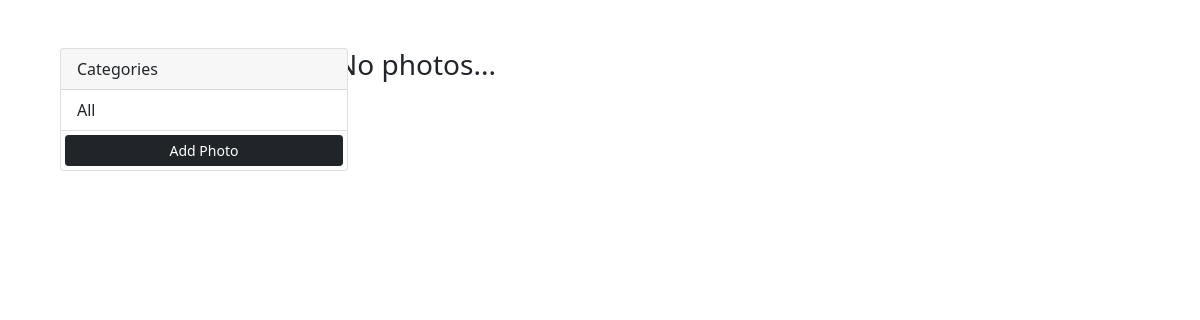
The app's page /, older data.
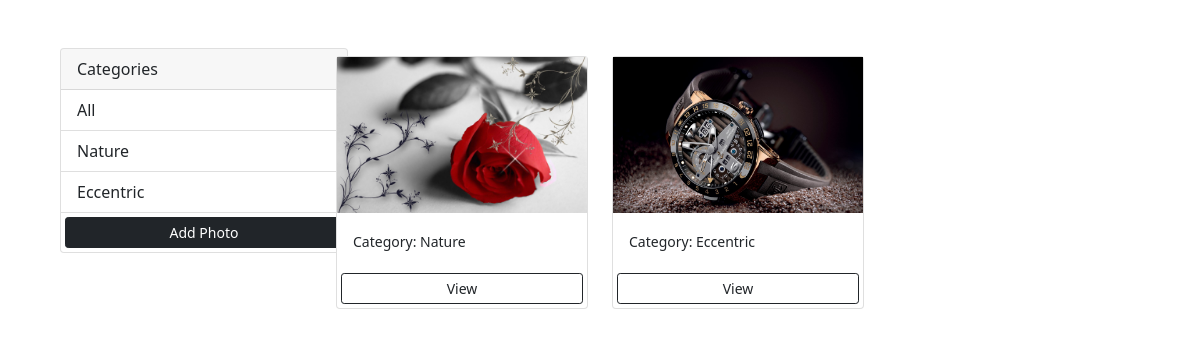
The same page, newer data.
### photos/models.py (models this page shows, shortened)
class Category(models.Model):
    name = models.CharField(max_length=100,null=False,blank=False)

class Photo(models.Model):
    category = models.ForeignKey(Category,on_delete=models.SET_NULL,null=True,blank=True)
    image = models.ImageField(null=False, blank=False)
    description = models.TextField()

### photos/views.py (the view)
# urls.py: path('', views.gallery, name='gallery'),
def gallery(request):
    categories = Category.objects.all()
    photos = Photo.objects.all()
    context  = {'categories': categories, 'photos': photos}
    return render(request,'photos/gallery.html', context)

### photos/templates/photos/gallery.html (shortened to what this page needs)
<!DOCTYPE html>
<html lang="en">
<head>
    <link href="https://cdn.jsdelivr.net/npm/bootstrap@5.1.3/dist/css/bootstrap.min.css" rel="stylesheet">
</head>
<body class="m-5">
    <div class="container">
        <div class="row">
          <div class="col-md-3">
            <div class="card" style="width: 18rem;">
                <div class="card-header">
                  Categories
                </div>
                <ul class="list-group list-group-flush">
                  <li class="list-group-item">All</li>
                    {% for category in categories %}
                    <li class="list-group-item">{{category.name}}</li>
                    {% endfor %}
                  <a href="{% url 'add' %}" class="btn btn-block btn-dark btn-sm m-1">Add Photo</a>
                </ul>
              </div>
          </div>
          <div class="col-md-9">
            <div class="row">
                {% for photo in photos %}
                <div class="col-md-4">
                    <div class="card my-2">
                        <img class="image-thumbail" src="{{photo.image.url}}" alt="Card image cap">
                        <div class="card-body">
                            <small>Category: {{photo.category.name}}</small>
                        </div>
                        <a href="{% url 'photo' photo.id %}" class="btn btn-outline-dark btn-sm m-1">View</a>
                    </div>
                </div>
                {% empty %}
                <h3>No photos...</h3>
                {% endfor %}
          </div>
        </div>
      </div>
</body>
</html>

Row changes from the older to the newer data that the page shows:
added Category: name "Nature"
added Category: name "Eccentric"
added Photo: image (picture), category.name "Nature"
added Photo: image (picture), category.name "Eccentric"
Text that changed along with them:
text no longer shown: "No photos..."
